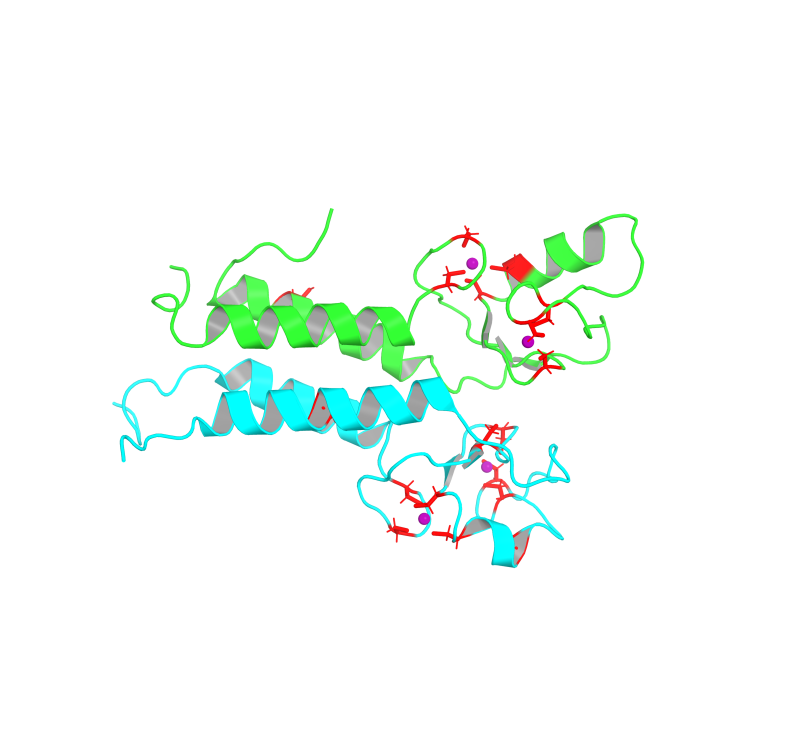
#> input picture scratch/pymol/1JM7.png, 1600 x 1500 px, given in place of surf_brct.png, which was not available (shown at 1/2 size)
$ python compose_domain_surface.py
#> lines starting #> are read from the running program, lines starting #| are printed output that depends on the picture; pictures that were not available may be replaced by others from this repository, and a replacement may not be noted
"""Compose the two domain-surface renders (BRCA1 BRCT + BRCA2 DBD), coloured by
detection intensity, into one figure: 'Paisagem de detecção na superfície dos
domínios'. Large title, per-panel captions and a shared colour legend.

Run: python scratch/compose_domain_surface.py
"""
from __future__ import annotations

import os

import numpy as np
from PIL import Image, ImageDraw, ImageFont

SRC = "scratch/pymol"
OUTS = ["docs/galeria_resultados/figuras", "docs/suplementar/figuras",
        "docs/manuscrito/figuras"]
RAMP = [(0.10, 0.13, 0.38), (0.74, 0.15, 0.42), (1.00, 0.80, 0.22)]

PANELS = [
    dict(img="surf_brct.png", tag="BRCA1 · domínio BRCT (1JNX)",
         sub="Superfície que 'lê' o dano ao DNA —\nzonas douradas concentram as detecções"),
    dict(img="surf_dbd.png", tag="BRCA2 · domínio DBD (1MJE)",
         sub="Superfície que liga DNA de fita simples —\nmesmas zonas de detecção mapeadas"),
]


def font(sz, bold=True):
    for c in (("C:/Windows/Fonts/segoeuib.ttf" if bold else "C:/Windows/Fonts/segoeui.ttf"),
              "C:/Windows/Fonts/arialbd.ttf", "C:/Windows/Fonts/arial.ttf"):
        if os.path.exists(c):
            return ImageFont.truetype(c, sz)
    return ImageFont.load_default()


def radial_bg(w, h, cx=0.5, cy=0.42):
    yy, xx = np.mgrid[0:h, 0:w]
    r = np.clip(np.sqrt(((xx - w * cx) / (w * .62)) ** 2 + ((yy - h * cy) / (h * .62)) ** 2), 0, 1)
    t = (r ** 1.35)[..., None]
    col = (np.array([20, 26, 54]) * (1 - t) + np.array([3, 4, 10]) * t).astype(np.uint8)
    return Image.fromarray(col, "RGB").convert("RGBA")


def ramp_rgb(x):
    if x < 0.5:
        a, b, f = RAMP[0], RAMP[1], x / 0.5
    else:
        a, b, f = RAMP[1], RAMP[2], (x - 0.5) / 0.5
    return tuple(int(255 * (a[i] * (1 - f) + b[i] * f)) for i in range(3))


def legend(draw, x, y, w, h, big):
    for i in range(w):
        draw.line([(x + i, y), (x + i, y + h)], fill=ramp_rgb(i / w))
    draw.rectangle([x, y, x + w, y + h], outline=(230, 232, 238), width=3)
    ft = font(int(big * 1.05)); fl = font(int(big), bold=False)
    draw.text((x, y - int(big * 1.75)), "Intensidade de detecção por resíduo",
              font=ft, fill=(236, 238, 244))
    draw.text((x, y + h + int(big * 0.35)), "tolerante", font=fl, fill=(178, 188, 212))
    r = draw.textlength("detectada (patogênica)", font=fl)
    draw.text((x + w - r, y + h + int(big * 0.35)), "detectada (patogênica)",
              font=fl, fill=(242, 208, 120))


def make_panel(p, w):
    fg = Image.open(os.path.join(SRC, p["img"])).convert("RGBA").resize((w, w), Image.LANCZOS)
    tile = radial_bg(w, w)
    tile.alpha_composite(fg)
    d = ImageDraw.Draw(tile)
    d.text((int(w * 0.04), int(w * 0.045)), p["tag"], font=font(int(w * 0.052)),
           fill=(248, 249, 252))
    d.multiline_text((int(w * 0.041), int(w * 0.045) + int(w * 0.066)), p["sub"],
                     font=font(int(w * 0.031), bold=False), fill=(165, 205, 255),
                     spacing=int(w * 0.010))
    return tile.convert("RGB")


def build():
    pw, gap, band = 1500, 30, 340
    W = 2 * pw + 3 * gap
    H = band + pw + 2 * gap + int(band * 0.98)
    canvas = radial_bg(W, H, cy=0.32).convert("RGB")
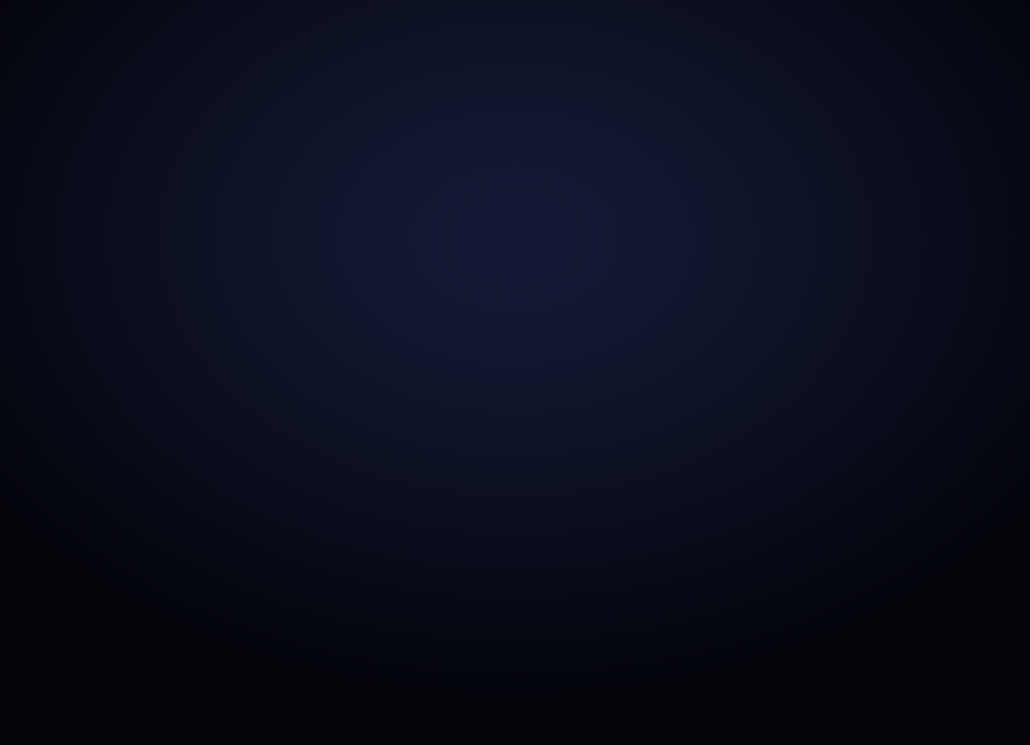
#> canvas: PIL image 3090x2233 RGB (shown at 1/3 size); mean R, G, B 9.7, 12.9, 28.1
    d = ImageDraw.Draw(canvas)
    d.text((gap + int(W * 0.006), int(band * 0.20)),
           "Paisagem de detecção na superfície dos domínios",
           font=font(int(W * 0.030)), fill=(248, 249, 252))
    d.text((gap + int(W * 0.007), int(band * 0.20) + int(W * 0.037)),
           "Onde o PrimeVarClass 'enxerga' risco na superfície das proteínas — mesma "
           "assinatura estrutural em BRCA1 e BRCA2",
           font=font(int(W * 0.017), bold=False), fill=(214, 182, 96))

    for i, p in enumerate(PANELS):
        x = gap + i * (pw + gap)
        canvas.paste(make_panel(p, pw), (x, band))
#> in make_panel, `fg = Image.open(os.path.join(SRC, p["img"])).convert("RGBA").resize((w..`:
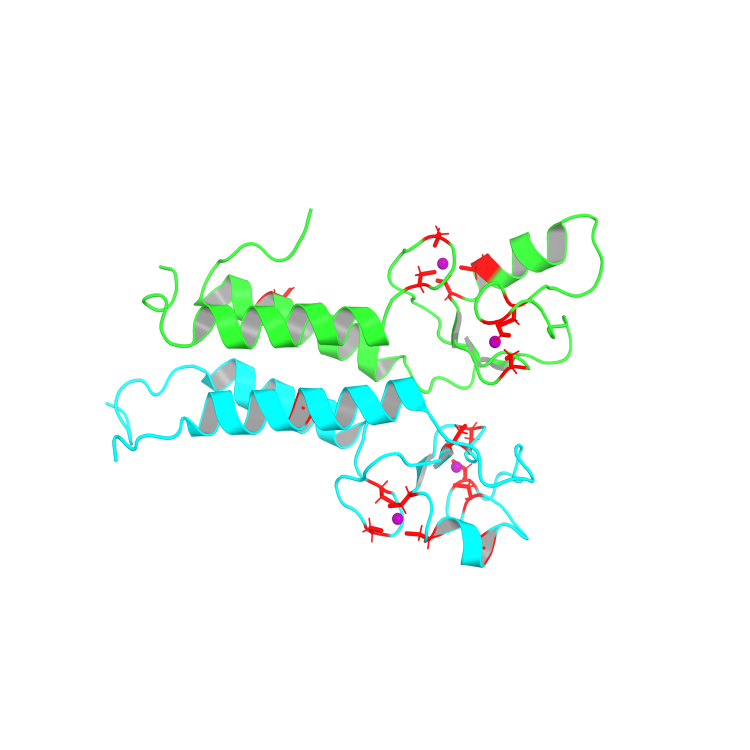
#> fg: PIL image 1500x1500 RGBA (shown at 1/2 size); mean R, G, B, A 244, 251.3, 247.5, 255
#> in make_panel, `tile = radial_bg(w, w)`:
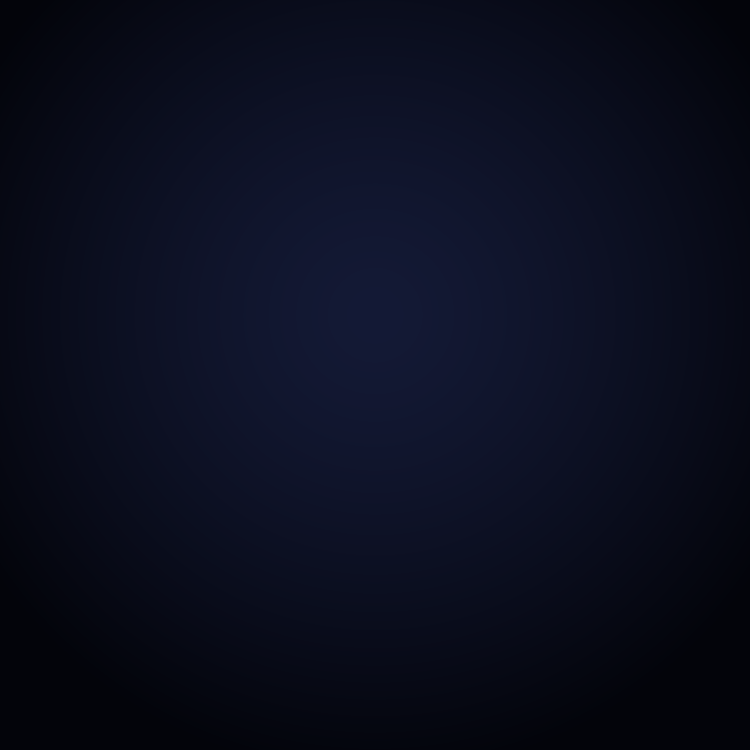
#> tile: PIL image 1500x1500 RGBA (shown at 1/2 size); mean R, G, B, A 10.2, 13.5, 29.5, 255
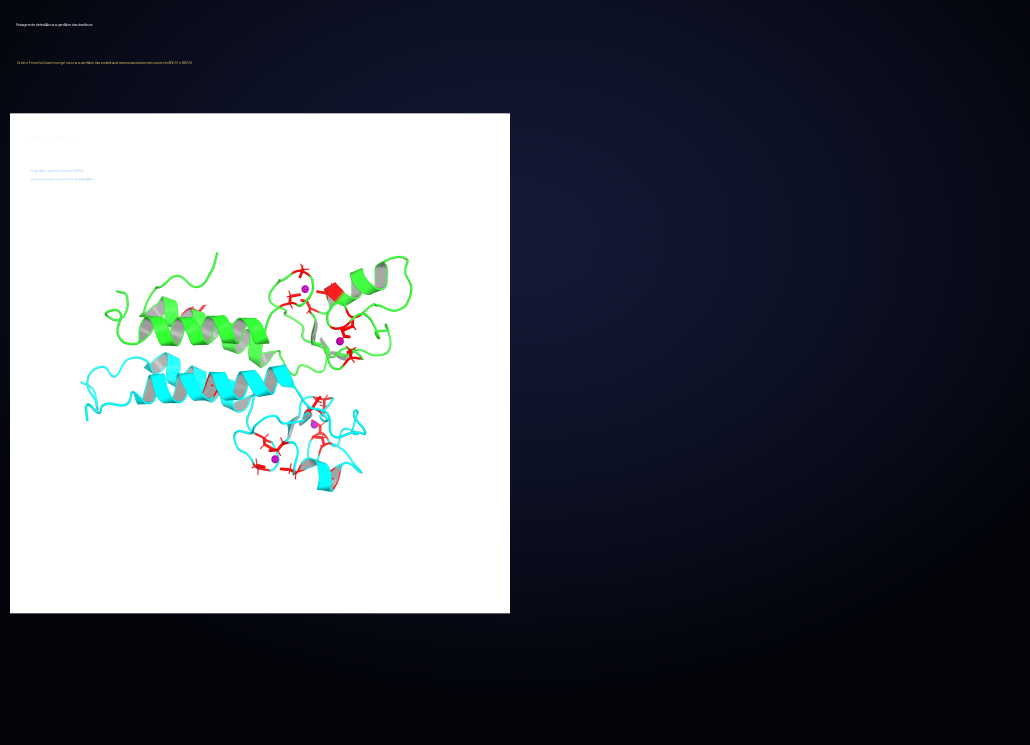
#> canvas: PIL image 3090x2233 RGB (shown at 1/3 size); mean R, G, B 85.7, 90, 98.4
#> pass 2 of the loop in build, `for i, p in enumerate(PANELS):`:
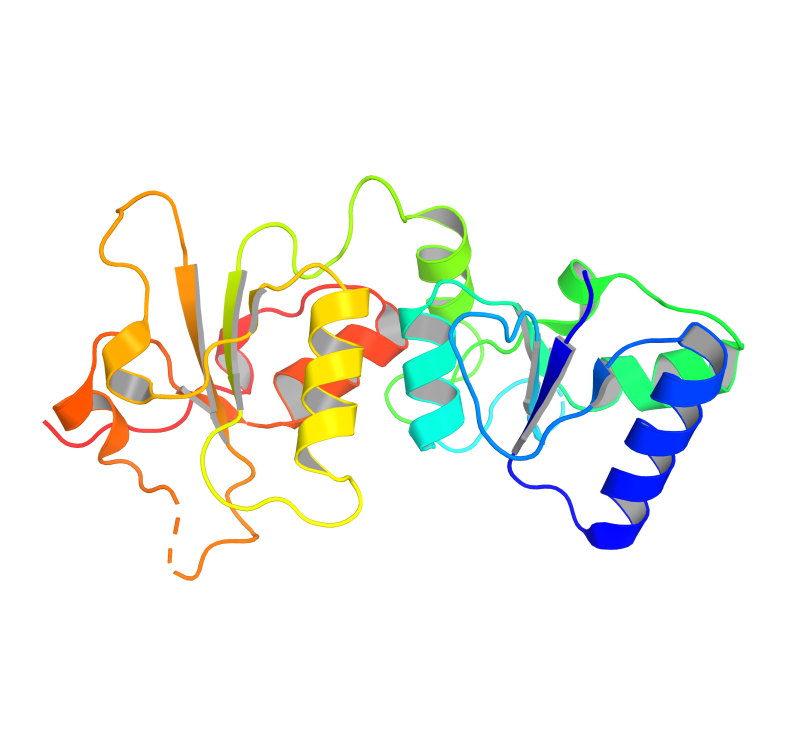
#> input picture scratch/pymol/1JNX.png, 1600 x 1500 px, given in place of surf_dbd.png, which was not available (shown at 1/2 size)
#> in make_panel (call 2), `fg = Image.open(os.path.join(SRC, p["img"])).convert("RGBA").resize((w..`:
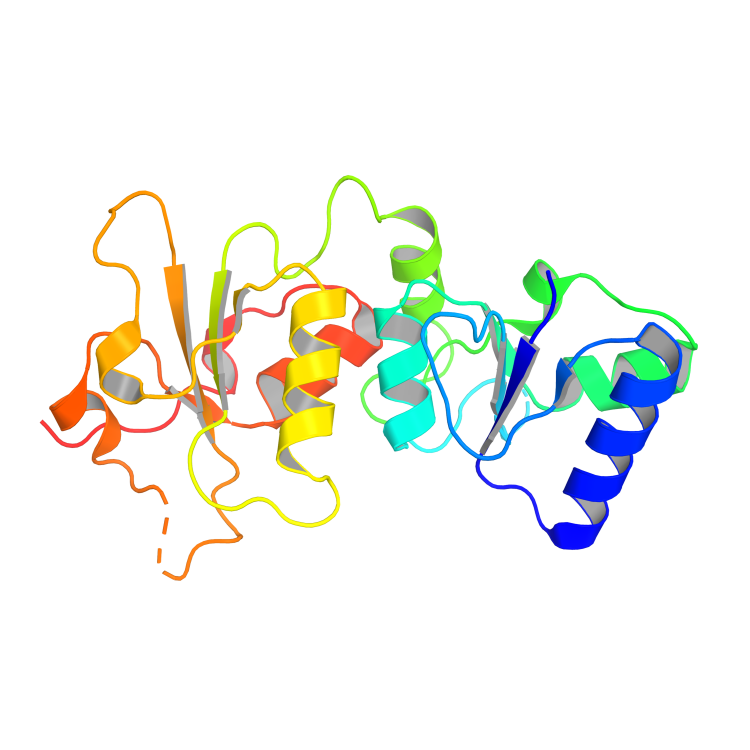
#> fg: PIL image 1500x1500 RGBA (shown at 1/2 size); mean R, G, B, A 241.7, 244.2, 239.1, 255
#> in build, `canvas.paste(make_panel(p, pw), (x, band))`:
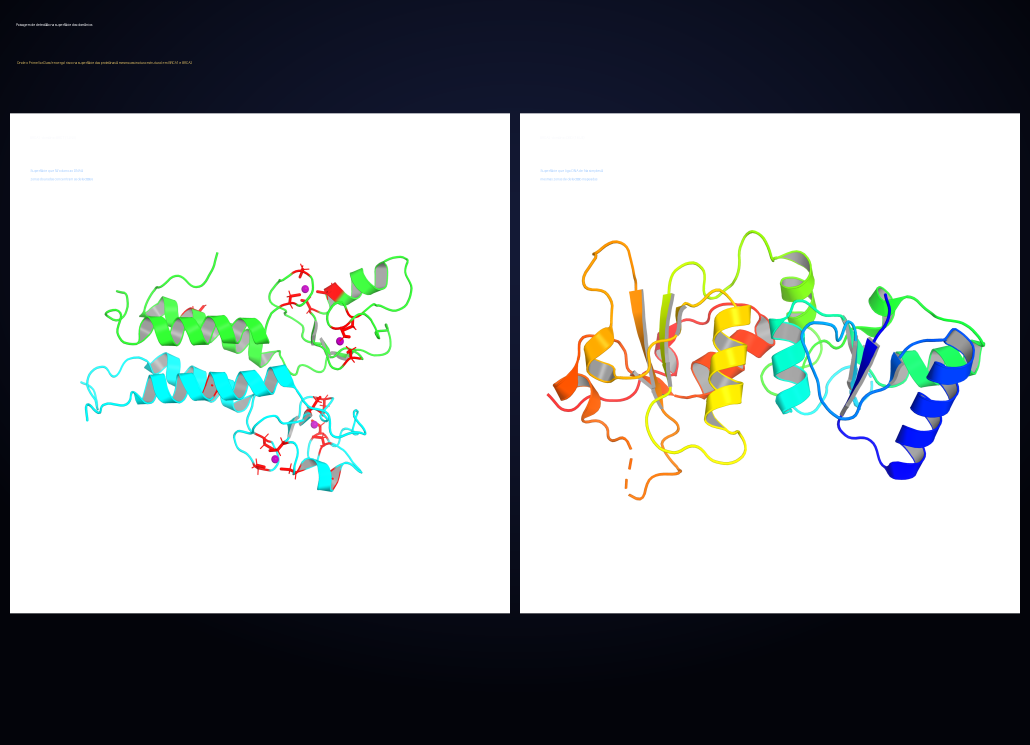
#> canvas: PIL image 3090x2233 RGB (shown at 1/3 size); mean R, G, B 160.8, 164.8, 166

    lw, lh = int(W * 0.42), int(band * 0.085)
    legend(d, (W - lw) // 2, band + pw + gap + int(band * 0.38), lw, lh, int(W * 0.0155))
    for out in OUTS:
        os.makedirs(out, exist_ok=True)
        canvas.save(os.path.join(out, "fig_surface_landscape.png"), quality=95)
#> this loop made 3 passes
#> pass 1, in build, `canvas.save(os.path.join(out, "fig_surface_landscape.png"), quality=95)`:
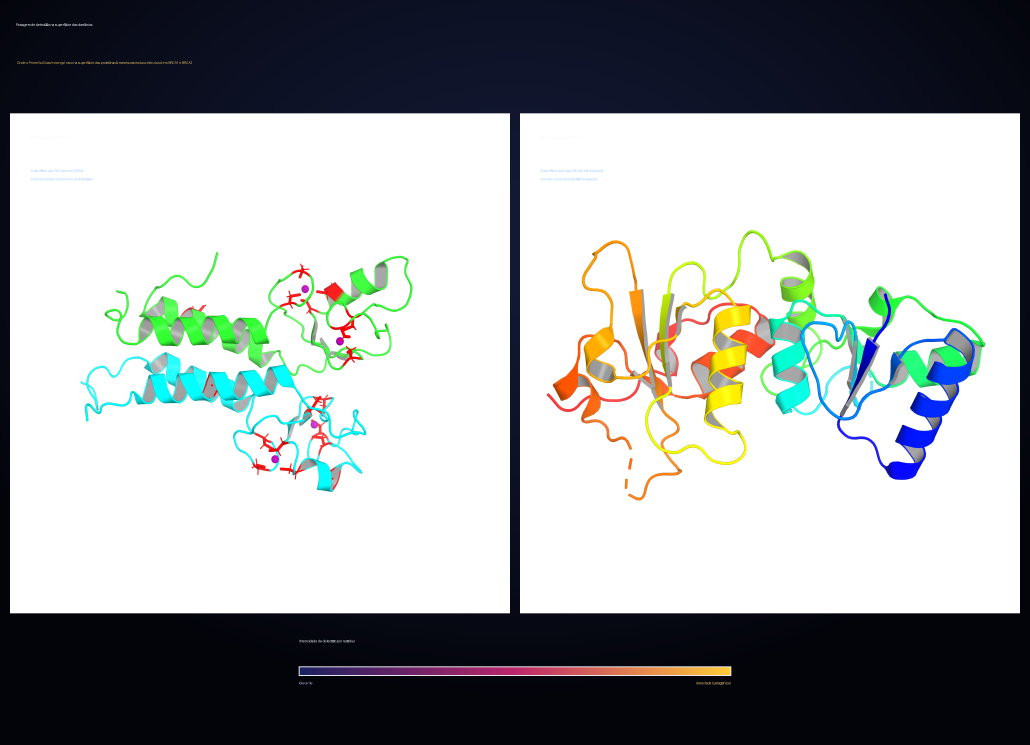
#> saved as fig_surface_landscape.png: PIL image 3090x2233 RGB (shown at 1/3 size); mean R, G, B 161.8, 165.4, 166.6
    print("saved fig_surface_landscape.png", canvas.size)
#| saved fig_surface_landscape.png (3090, 2233)


if __name__ == "__main__":
    build()
